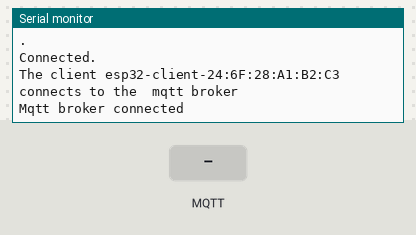
The sketch below on a simulated ESP32. Shown: the last lines printed to the serial monitor. Inputs (shaded band) come from the test bench. WiFi joins after 1.5 s; servers stay silent unless stated; no MQTT or app messages arrive unless stated.

Above: at 10.8 s.
10.9 s: MQTT message "1" arrives on the first subscribed topic
At 15.9 s:
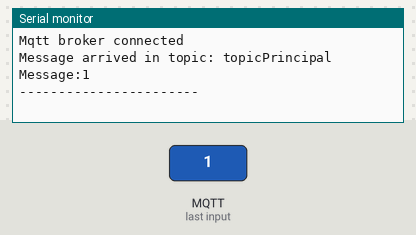
16.5 s: MQTT message "on" arrives on the first subscribed topic
At 21.0 s:
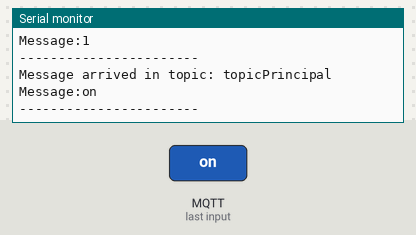
21.5 s: MQTT message "off" arrives on the first subscribed topic
At 26.1 s:
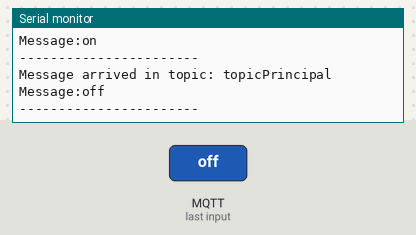

Measured:
- after the input at 10.9 s, the serial monitor: prints a new line after 4.2 s (image 1)
- after the input at 16.5 s, the serial monitor: prints a new line after 3.6 s (image 2)
- after the input at 21.5 s, the serial monitor: prints a new line after 3.6 s (image 3)

The sketch:

Practice28.ino
```cpp
#include <WiFi.h>
#include <PubSubClient.h>


// WiFi
const char *ssid = "your_ssid"; // Enter your WiFi name
const char *password = "your_password";  // Enter WiFi password

// MQTT Broker
const char *mqtt_broker = "147.182.236.61";
const char *topic = "topicPrincipal";
const char *mqtt_username = "ideTSer";
const char *mqtt_password = "secReTex4@m#";
const int mqtt_port = 1883;


WiFiClient espClient;
PubSubClient client(espClient);


void setup() {

  // Set software serial baud to 115200;
  Serial.begin(115200);
  //wifi
  WiFi.mode(WIFI_STA);


}


void loop() {
  connect_wifi();
  connect_mqtt();
  publicSubscribe(200);
  client.loop();
  delay(5000);
}


void callback(char *topic, byte *payload, unsigned int length) {
  Serial.print("Message arrived in topic: ");
  Serial.println(topic);
  Serial.print("Message:");
  for (int i = 0; i < length; i++) {
    Serial.print((char) payload[i]);
  }
  Serial.println();
  Serial.println("-----------------------");
}

void publicSubscribe(int n) {
  // publish and subscribe


  client.publish(topic, "Mensaje enviado al servidor del TSC-Lab");
  client.subscribe(topic);
}


void connect_wifi(){
  // Connect or reconnect to WiFi
  if(WiFi.status() != WL_CONNECTED){
    Serial.print("Attempting to connect to SSID: ");
    Serial.println(ssid);
    while(WiFi.status() != WL_CONNECTED){
      WiFi.begin(ssid, password);  // Connect to WPA/WPA2 network. Change this line if using open or WEP network
      Serial.print(".");
      delay(5000);
    }
    Serial.println("\nConnected.");
  }
}

void connect_mqtt(){
  //connecting to a mqtt broker
  client.setServer(mqtt_broker, mqtt_port);
  client.setCallback(callback);
  while (!client.connected()) {
    String client_id = "esp32-client-";
    client_id += String(WiFi.macAddress());
    Serial.printf("The client %s connects to the  mqtt broker\n", client_id.c_str());
    if (client.connect(client_id.c_str(), mqtt_username, mqtt_password)) {
      Serial.println("Mqtt broker connected");
    } else {
      Serial.print("failed with state ");
      Serial.print(client.state());
      delay(2000);
    }
  }
}
```
